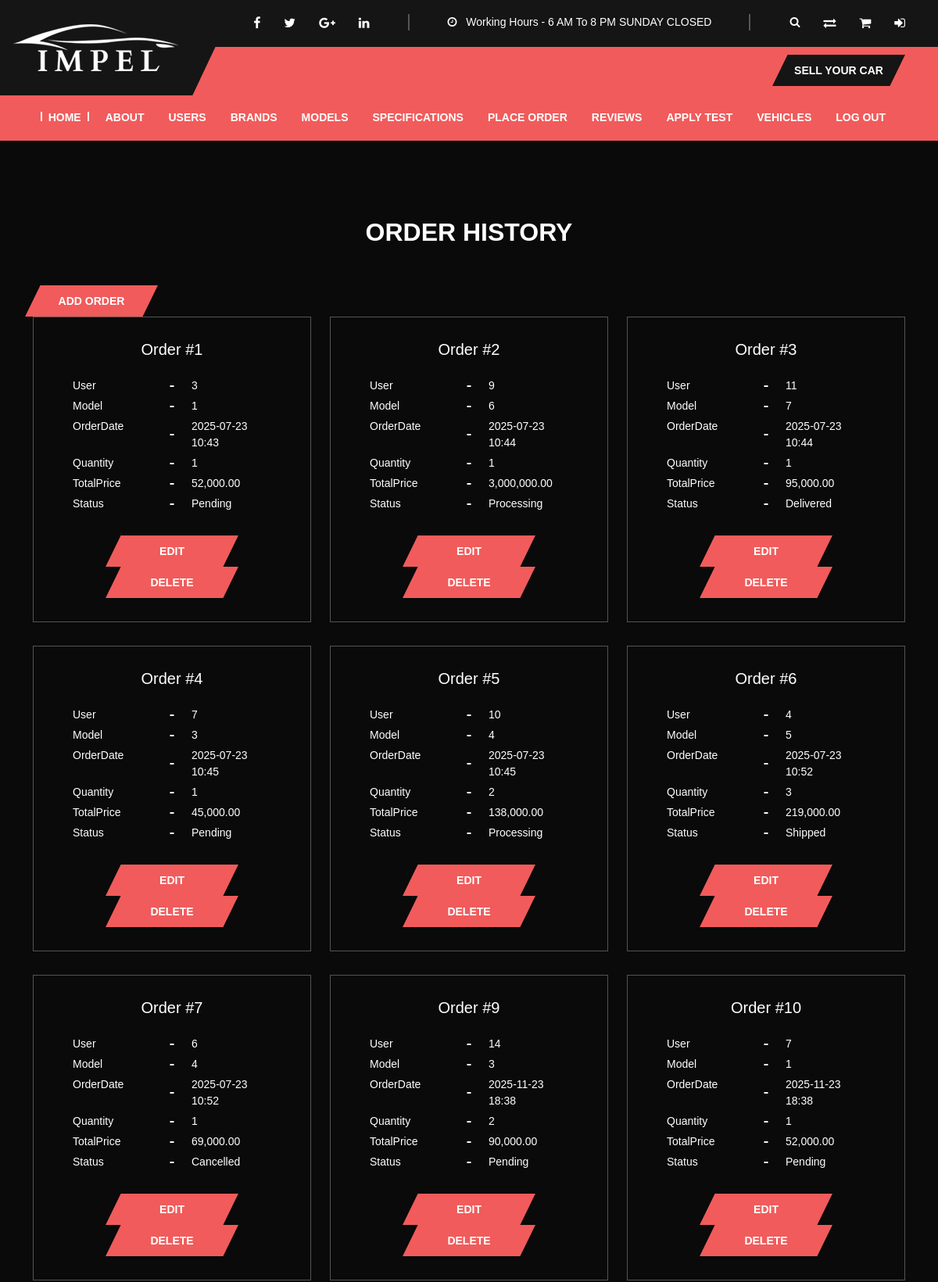
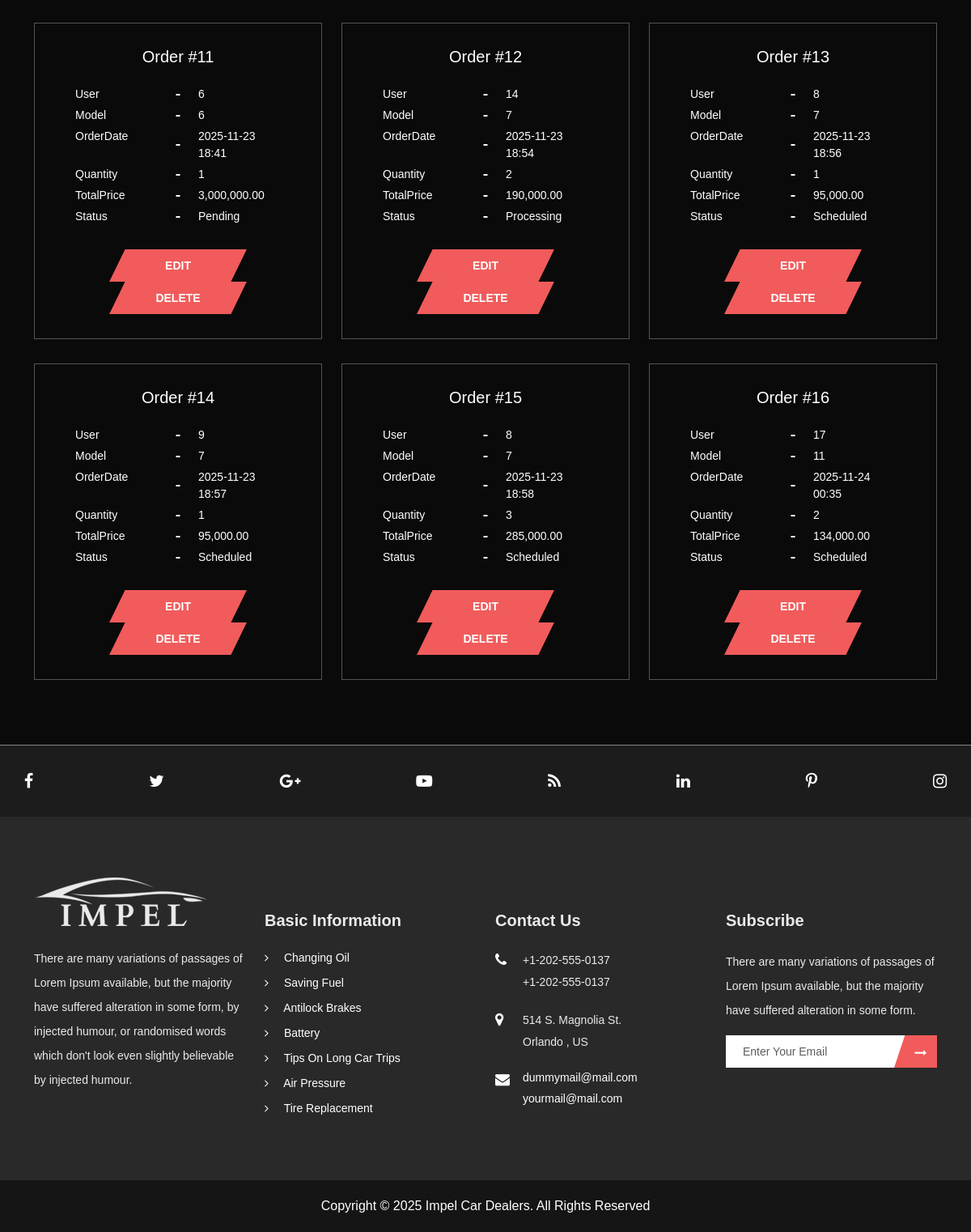
Page /orderhistory.php on the committed database (2 pictures, top to bottom).
### tables this page shows
CREATE TABLE `orderhistory` (
  `OrderID` int(11) NOT NULL,
  `UserID` int(11) NOT NULL,
  `ModelID` int(11) NOT NULL,
  `OrderDate` datetime NOT NULL,
  `Quantity` int(11) NOT NULL,
  `TotalPrice` decimal(10,0) NOT NULL,
  `Status` varchar(255) NOT NULL
);

### orderhistory.php (the view, shortened to what this page needs)
<?php
include('connect.php');
include('header.php');
function getModels($conn, $selected = null) {
    $options = "";
    $res = $conn->query("SELECT ModelID, ModelName, PriceRange FROM carmodel ORDER BY ModelName ASC");
    while ($row = $res->fetch_assoc()) {
        $sel = ($row['ModelID'] == $selected) ? 'selected' : '';
        $options .= "<option value='{$row['ModelID']}' data-price='{$row['PriceRange']}' $sel>" . htmlspecialchars($row['ModelName']) . "</option>";
    }
    return $options;
}
?>
<div class="impl_featured_wrappar">
    <div class="container">
        <div class="row">
            <div class="col-lg-12 col-md-12">
                <div class="impl_heading"><h1>Order History</h1></div>
                <button id="addBtn" class="impl_btn">Add Order</button>
            </div>
            <?php
            $res = $conn->query("SELECT * FROM orderhistory");
            while ($row = $res->fetch_assoc()):
                $id = $row['OrderID'];
            ?>
                <div class="col-lg-4 col-md-6" id="box_<?php echo $id; ?>">
                    <div class="impl_fea_car_box" id="view_<?php echo $id; ?>">
                        <div class="impl_fea_car_data">
                            <h2>Order #<?php echo $id; ?></h2>
                            <ul>
                                <li><span class="impl_fea_title">User</span><span class="impl_fea_name"><?php echo htmlspecialchars($row['UserID']); ?></span></li>
                                <li><span class="impl_fea_title">Model</span><span class="impl_fea_name"><?php echo htmlspecialchars($row['ModelID']); ?></span></li>
                                <li><span class="impl_fea_title">OrderDate</span><span class="impl_fea_name"><?php echo date('Y-m-d H:i', strtotime($row['OrderDate'])); ?></span></li>
                                <li><span class="impl_fea_title">Quantity</span><span class="impl_fea_name"><?php echo $row['Quantity']; ?></span></li>
                                <li><span class="impl_fea_title">TotalPrice</span><span class="impl_fea_name"><?php echo number_format($row['TotalPrice'],2); ?></span></li>
                                <li><span class="impl_fea_title">Status</span><span class="impl_fea_name"><?php echo htmlspecialchars($row['Status']); ?></span></li>
                            </ul>
                            <button class="impl_btn editBtn" data-id="<?php echo $id; ?>">Edit</button>
                            <form method="POST" style="display:inline;"><input type="hidden" name="action" value="delete"><input type="hidden" name="OrderID" value="<?php echo $id; ?>"><button class="impl_btn">Delete</button></form>
                        </div>
                    </div>
                            <select name="ModelID" id="editModel_<?php echo $id; ?>" required><?php echo getModels($conn,$row['ModelID']); ?></select>
                </div>
            <?php endwhile; ?>
        </div>
    </div>
</div>
<?php include('footer.php'); ?>

### rows in the picture
orderhistory: OrderID "1", UserID "3", ModelID "1", OrderDate "2025-07-23 10:43", Quantity "1", TotalPrice "52,000.00", Status "Pending"
orderhistory: OrderID "2", UserID "9", ModelID "6", OrderDate "2025-07-23 10:44", Quantity "1", TotalPrice "3,000,000.00", Status "Processing"
orderhistory: OrderID "3", UserID "11", ModelID "7", OrderDate "2025-07-23 10:44", Quantity "1", TotalPrice "95,000.00", Status "Delivered"
orderhistory: OrderID "4", UserID "7", ModelID "3", OrderDate "2025-07-23 10:45", Quantity "1", TotalPrice "45,000.00", Status "Pending"
orderhistory: OrderID "5", UserID "10", ModelID "4", OrderDate "2025-07-23 10:45", Quantity "2", TotalPrice "138,000.00", Status "Processing"
orderhistory: OrderID "6", UserID "4", ModelID "5", OrderDate "2025-07-23 10:52", Quantity "3", TotalPrice "219,000.00", Status "Shipped"
orderhistory: OrderID "7", UserID "6", ModelID "4", OrderDate "2025-07-23 10:52", Quantity "1", TotalPrice "69,000.00", Status "Cancelled"
orderhistory: OrderID "9", UserID "14", ModelID "3", OrderDate "2025-11-23 18:38", Quantity "2", TotalPrice "90,000.00", Status "Pending"
orderhistory: OrderID "10", UserID "7", ModelID "1", OrderDate "2025-11-23 18:38", Quantity "1", TotalPrice "52,000.00", Status "Pending"
orderhistory: OrderID "11", UserID "6", ModelID "6", OrderDate "2025-11-23 18:41", Quantity "1", TotalPrice "3,000,000.00", Status "Pending"
orderhistory: OrderID "12", UserID "14", ModelID "7", OrderDate "2025-11-23 18:54", Quantity "2", TotalPrice "190,000.00", Status "Processing"
orderhistory: OrderID "13", UserID "8", ModelID "7", OrderDate "2025-11-23 18:56", Quantity "1", TotalPrice "95,000.00", Status "Scheduled"
orderhistory: OrderID "14", UserID "9", ModelID "7", OrderDate "2025-11-23 18:57", Quantity "1", TotalPrice "95,000.00", Status "Scheduled"
orderhistory: OrderID "15", UserID "8", ModelID "7", OrderDate "2025-11-23 18:58", Quantity "3", TotalPrice "285,000.00", Status "Scheduled"
orderhistory: OrderID "16", UserID "17", ModelID "11", OrderDate "2025-11-24 00:35", Quantity "2", TotalPrice "134,000.00", Status "Scheduled"
